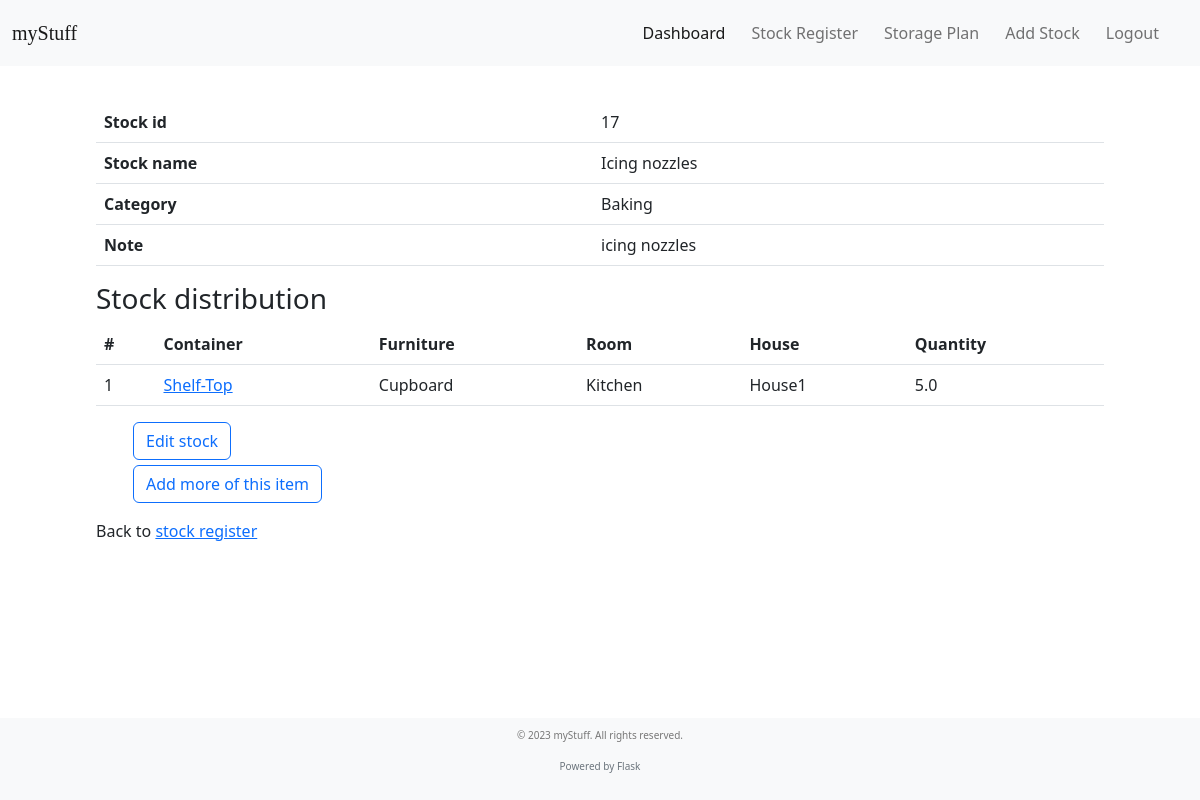
Page /stock_info/17 (signed in) on the committed database.
### tables this page shows
CREATE TABLE stock(stock_id INTEGER PRIMARY KEY AUTOINCREMENT, stock_name TEXT NOT NULL, category_id INTEGER NOT NULL, note TEXT, user_id INTEGER REFERENCES user(id), FOREIGN KEY(category_id) REFERENCES category(category_id));

CREATE TABLE category (
    category_id INTEGER PRIMARY KEY AUTOINCREMENT, 
    category TEXT NOT NULL, 
    description TEXT,
    user_id INTEGER REFERENCES user(id)
    );

CREATE TABLE container (container_id INTEGER PRIMARY KEY AUTOINCREMENT,furniture_id INTEGER, container_name TEXT NOT NULL, is_unassigned INTEGER DEFAULT 0, FOREIGN KEY (furniture_id) REFERENCES furniture (furniture_id));

CREATE TABLE furniture (furniture_id INTEGER PRIMARY KEY AUTOINCREMENT, furniture_name TEXT NOT NULL, room_id INTEGER, FOREIGN KEY (room_id) REFERENCES room (room_id));

CREATE TABLE room (room_id INTEGER PRIMARY KEY AUTOINCREMENT, room_name TEXT NOT NULL, house_id INTEGER, FOREIGN KEY (house_id) REFERENCES house (house_id));

CREATE TABLE house (house_id INTEGER PRIMARY KEY AUTOINCREMENT, house_name TEXT NOT NULL, user_id INTEGER REFERENCES user(id));

CREATE TABLE stock_container (
  stock_container_id INTEGER PRIMARY KEY AUTOINCREMENT,
  stock_id INTEGER NOT NULL,
  container_id INTEGER NOT NULL, quantity FLOAT NOT NULL,
  FOREIGN KEY (stock_id) REFERENCES stock (stock_id),
  FOREIGN KEY (container_id) REFERENCES container (container_id)
);

### app.py (the view)
@app.route("/stock_info/<int:stock_id>")
@login_required
def stock_info(stock_id):
    db = get_db_connection()
    stock_info = db.execute(
        "SELECT stock_container.stock_container_id, stock.stock_id, stock.stock_name, category.category, stock.note, container.container_id, container.container_name, furniture.furniture_name, room.room_name, house.house_name, stock_container.quantity FROM stock_container JOIN stock ON stock.stock_id=stock_container.stock_id JOIN category ON category.category_id=stock.category_id JOIN container ON container.container_id=stock_container.container_id JOIN furniture ON furniture.furniture_id=container.furniture_id JOIN room ON room.room_id=furniture.room_id JOIN house ON house.house_id=room.house_id WHERE stock.stock_id=?",
        [stock_id],
    ).fetchall()
    stock_location = {}
    for row in stock_info:
        (
            stock_container_id,
            stock_id,
            stock_name,
            category,
            note,
            container_id,
            container_name,
            furniture_name,
            room_name,
            house_name,
            quantity,
        ) = row
        if stock_container_id not in stock_location:
            stock_location[stock_container_id] = {
                "stock_id": stock_id,
                "stock_name": stock_name,
                "category": category,
                "note": note,
                "container_id": container_id,
                "container_name": container_name,
                "furniture_name": furniture_name,
                "room_name": room_name,
                "house_name": house_name,
                "quantity": quantity,
            }
    return render_template(
        "stock_info.html", stock_info=stock_info, stock_location=stock_location
    )

### app.py (called while the page is built)
@login_manager.user_loader
def load_user(user_id):
    conn = sqlite3.connect("myStuff.db")
    c = conn.cursor()
    c.execute("SELECT * FROM user WHERE id=?", [user_id])
    user = c.fetchone()
    if user:
        return User(user[0], user[1])
    else:
        return None

def get_db_connection():
    conn = sqlite3.connect("myStuff.db")
    conn.row_factory = sqlite3.Row
    return conn

### templates/stock_info.html (shortened to what this page needs)
{% extends 'layout.html' %}
{% block content %}
{% if edit_mode %}
<form method="POST" action="/update_stock_info/{{ stock_info[0]['stock_id'] }}">
    <table class='table'>
        <tr>
            <th scope="row">Stock id</th>
            <td>{{stock_info[0]["stock_id"]}}</td>
        </tr>
        <tr>
            <th scope="row">Stock name</th>
            <td><input type='text' name='new_stock_name' value='{{stock_info[0]["stock_name"]}}'></td>
        </tr>
        <tr>
            <th scope="row">Category</th>
            <td>
                <select name='new_category'>
                    <option value='{{stock_info[0]["category_id"]}}' selected>{{stock_info[0]["category"]}}</option>
                    {% for key in categories_dict %}
                    <option value='{{categories_dict[key]}}'>{{key}}
                    </option>
                    {% endfor %}
                </select>
            </td>
        </tr>
        <tr>
            <th scope="row">Note</th>
            <td><input type='text' name='new_note' value='{{stock_info[0]["note"]}}'></td>
        </tr>
    </table>
    <input type="submit" />
</form>
{% else %}
<table class='table'>
    <tr>
        <th scope="row">Stock id</th>
        <td>{{stock_info[0]["stock_id"]}}</td>
    </tr>
    <tr>
        <th scope="row">Stock name</th>
        <td>{{stock_info[0]["stock_name"]}}</td>
    </tr>
    <tr>
        <th scope="row">Category</th>
        <td>{{stock_info[0]["category"]}}</td>
    </tr>
    <tr>
        <th scope="row">Note</th>
        <td>{{stock_info[0]["note"]}}</td>
    </tr>
</table>
<h3>Stock distribution</h3>
<table class='table'>
    <thead>
        <tr>
            <th scope="col">#</th>
            <th scope="col">Container</th>
            <th scope="col">Furniture</th>
            <th scope="col">Room</th>
            <th scope="col">House</th>
            <th scope="col">Quantity</th>
        </tr>
    </thead>
    <tbody>
        {% for key, item in stock_location.items() %}
        <tr>
            <td class="counter-cell" scope="row"></td>
            <td><a href='/container_info/{{item["container_id"]}}'>{{ item["container_name"] }}</a></td>
            <td>{{ item["furniture_name"] }}</td>
            <td>{{ item["room_name"] }}</td>
            <td>{{ item["house_name"] }}</td>
            <td>{{ item["quantity"] }}</td>
        </tr>
        {% endfor %}
    </tbody>
</table>
<ul>
    <li>
        <a href='/edit_stock/{{stock_info[0]["stock_id"]}}' class="btn btn-outline-primary">Edit stock</a>
    </li>
    <li>
        <a href='/add_existing_stock/{{stock_info[0]["stock_id"]}}' class="btn btn-outline-primary">Add more of this
            item</a>
    </li>
</ul>
{% endif %}
<div>
    <p>Back to <a href='/view_stock'>stock register</a></p>
</div>
{% endblock %}

### templates/stock_info.html (style rules this page uses)
table { counter-reset: row-counter; }
.counter-cell::before { counter-increment: row-counter; content: counter(row-counter); }
ul li { list-style-type: none; }
li { margin: 5px; }

### templates/layout.html (style rules this page uses)
html, body { height: 100%; background-image: url("../static/background.png"); background-repeat: repeat-y; background-size: cover; }
body { display: flex; flex-direction: column; }

### rows in the picture
stock: stock_id "17", stock_name "Icing nozzles", note "icing nozzles"
category: category "Baking"
container: container_name "Shelf-Top"
furniture: furniture_name "Cupboard"
room: room_name "Kitchen"
house: house_name "House1"
stock_container: quantity "5.0"
